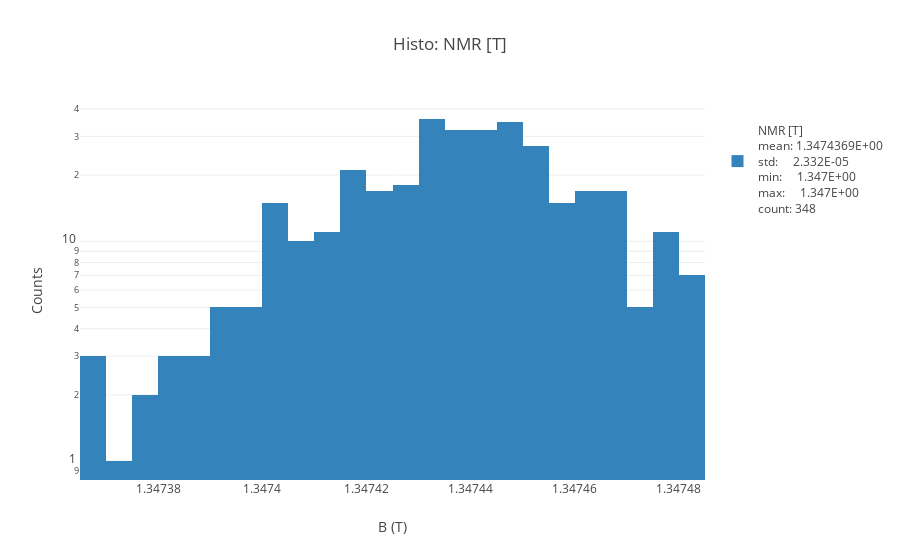
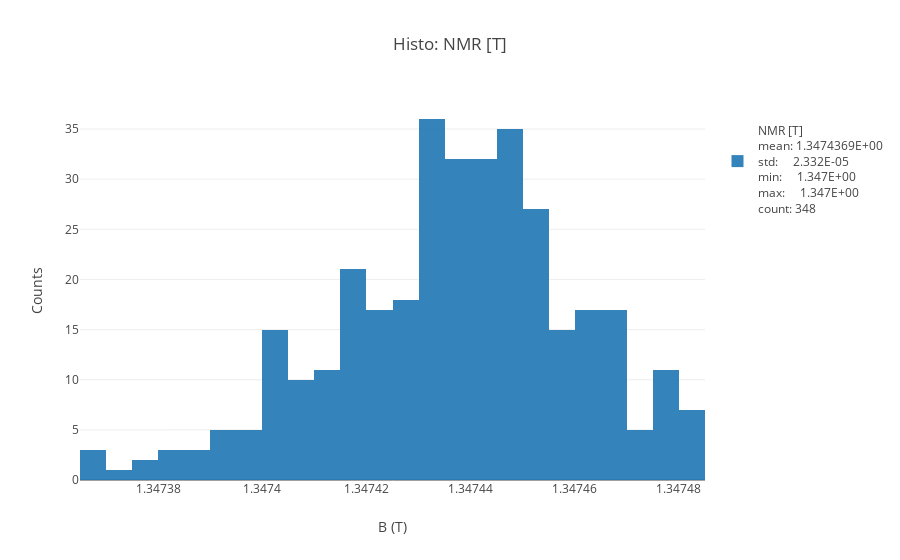

Here is the notebook cell these charts were saved with, in order:
### Code cell
fig = histo(df_g[g_cut2]['NMR [T]'],bins=25,yscale='log',inline=True)
fig = histo(df_g[g_cut2]['NMR [T]'],bins=25,inline=True)

### Figure 1 — Plotly figure (JSON) as saved in the notebook; plotly's stock layout.template omitted (floating-point values rounded to 4 significant figures; data arrays with more than 128 entries replaced by an {"elided": "..."} marker saying what was removed)
{"data": [{"name": "<br>NMR [T]<br>mean: 1.3474369E+00<br>std:     2.332E-05<br>min:     1.347E+00<br>max:     1.347E+00<br>count: 348", "nbinsx": 25, "opacity": 0.9, "type": "histogram", "uid": "4e8f4535-10d3-43bb-a8f5-e928b7f84a64", "x": {"elided": "348 float values"}}], "layout": {"barmode": "overlay", "showlegend": true, "title": "Histo: NMR [T]", "xaxis": {"title": "B (T)"}, "yaxis": {"autorange": true, "title": "Counts", "type": "log"}}}

### Figure 2 — Plotly figure (JSON) as saved in the notebook; plotly's stock layout.template omitted (floating-point values rounded to 4 significant figures; data arrays with more than 128 entries replaced by an {"elided": "..."} marker saying what was removed)
{"data": [{"name": "<br>NMR [T]<br>mean: 1.3474369E+00<br>std:     2.332E-05<br>min:     1.347E+00<br>max:     1.347E+00<br>count: 348", "nbinsx": 25, "opacity": 0.9, "type": "histogram", "uid": "8154d50b-741c-45c1-a5f2-45dddfb18954", "x": {"elided": "348 float values"}}], "layout": {"barmode": "overlay", "showlegend": true, "title": "Histo: NMR [T]", "xaxis": {"title": "B (T)"}, "yaxis": {"autorange": true, "title": "Counts", "type": "linear"}}}
